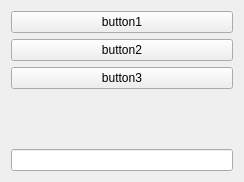
<?xml version="1.0" encoding="UTF-8"?>
<ui version="4.0">
 <class>Form</class>
 <widget class="QWidget" name="Form">
  <property name="windowModality">
   <enum>Qt::ApplicationModal</enum>
  </property>
  <property name="geometry">
   <rect>
    <x>0</x>
    <y>0</y>
    <width>244</width>
    <height>182</height>
   </rect>
  </property>
  <property name="windowTitle">
   <string>Form</string>
  </property>
  <layout class="QVBoxLayout" name="verticalLayout">
   <item>
    <layout class="QVBoxLayout" name="verticalLayout_2">
     <item>
      <widget class="QPushButton" name="pushButton">
       <property name="text">
        <string>button1</string>
       </property>
      </widget>
     </item>
     <item>
      <widget class="QPushButton" name="pushButton_3">
       <property name="text">
        <string>button2</string>
       </property>
      </widget>
     </item>
     <item>
      <widget class="QPushButton" name="pushButton_2">
       <property name="text">
        <string>button3</string>
       </property>
      </widget>
     </item>
     <item>
      <spacer name="verticalSpacer">
       <property name="orientation">
        <enum>Qt::Vertical</enum>
       </property>
       <property name="sizeHint" stdset="0">
        <size>
         <width>20</width>
         <height>40</height>
        </size>
       </property>
      </spacer>
     </item>
     <item>
      <widget class="QLineEdit" name="lineEdit"/>
     </item>
    </layout>
   </item>
  </layout>
 </widget>
 <resources/>
 <connections/>
</ui>
